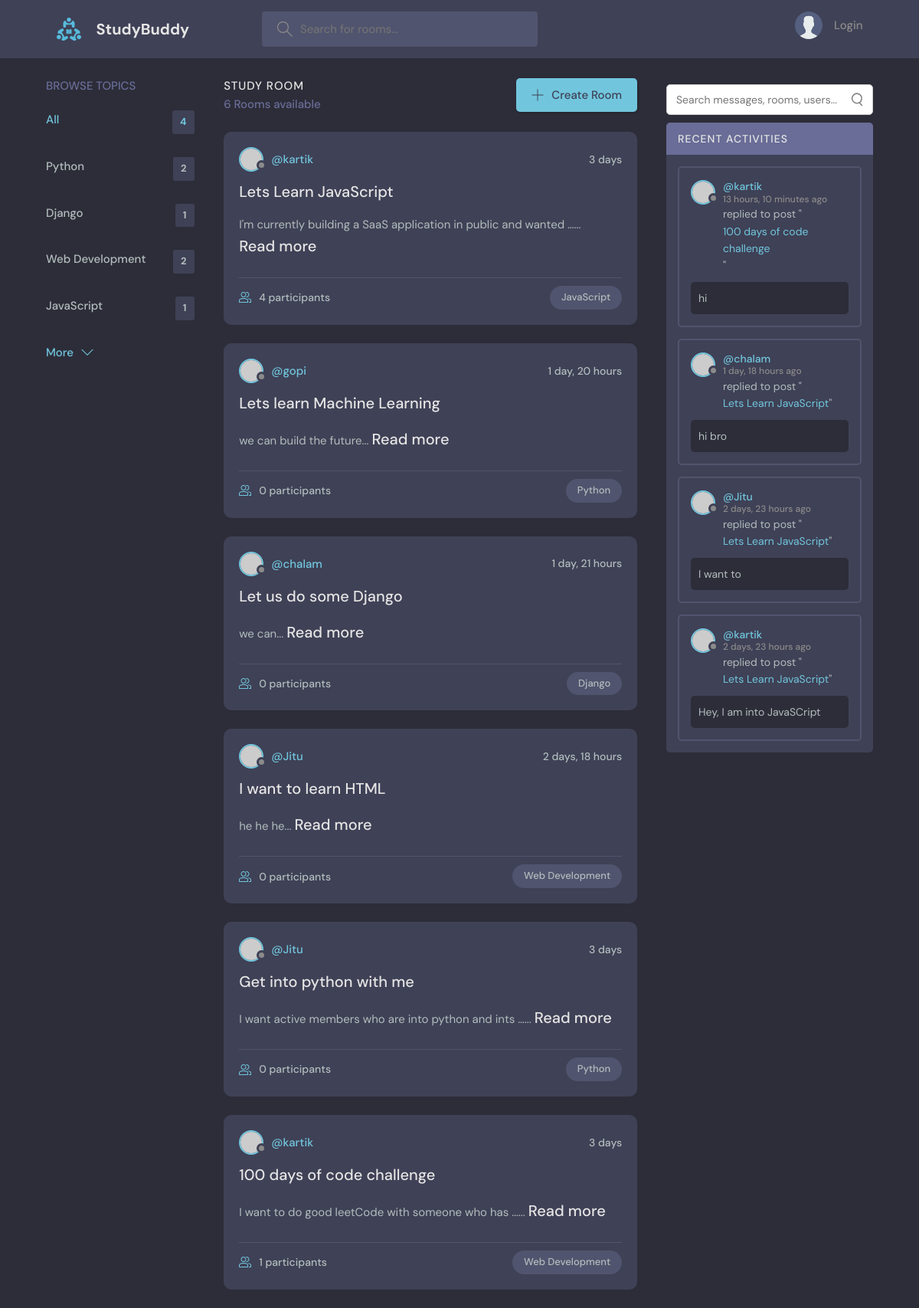
The page / on the database its author committed.
### base/models.py (models this page shows, shortened)
class Topic(models.Model):
    name = models.CharField(max_length=200)
    views = models.IntegerField(default=0)

class Room(models.Model):
    host = models.ForeignKey(User, on_delete=models.SET_NULL, null=True)
    topic =  models.ForeignKey(Topic, on_delete=models.SET_NULL, null=True)
    name = models.CharField(max_length=200)
    description = models.TextField(null=True, blank=True)
    participants = models.ManyToManyField(User, related_name='participants', blank=True)
    updated = models.DateTimeField(auto_now=True)
    created = models.DateTimeField(auto_now_add=True)
    id = models.BigAutoField(primary_key=True)
    class Meta:
        ordering = ['-updated', '-created']

class Message(models.Model):
    user = models.ForeignKey(User, on_delete=models.CASCADE)
    room = models.ForeignKey(Room, on_delete=models.CASCADE)
    body = models.TextField()
    updated = models.DateTimeField(auto_now=True)
    created = models.DateTimeField(auto_now_add=True)

### base/views.py (the view)
# urls.py: path("", views.home, name="home"),
def home(request):
    q = request.GET.get('q') if request.GET.get('q') else ''
    q_message = request.GET.get('q_message') if request.GET.get('q_message') else ''
    if q:
        rooms = Room.objects.filter(
            Q(topic__name__icontains=q) |
            Q(name__icontains=q) |
            Q(description__icontains=q) |
            Q(host__username__icontains=q)
        ).distinct().order_by('-updated')
    else:
        rooms = Room.objects.all().order_by('-updated')
    if q_message:
        room_messages = Message.objects.filter(
            Q(room__topic__name__icontains=q_message) |
            Q(room__name__icontains=q_message) |
            Q(body__icontains=q_message) |
            Q(user__username__icontains=q_message)
        ).order_by('updated', '-created')
    else:
        room_messages = Message.objects.filter(Q(room__topic__name__icontains=q)).order_by('-created')[:5]
    topics = Topic.objects.order_by('-views')[:5]
    room_count = rooms.count()
    context = {
        'rooms': rooms,
        'topics': topics,
        'room_count': room_count,
        'room_messages': room_messages
    }
    return render(request, 'base/home.html', context)

### base/templates/base/home.html (shortened to what this page needs)
{%extends 'main.html'%}
{%block content%}
   <main class="layout layout--3">
      <div class="container">
        {% include 'base/topics_component.html' %}
        <div class="roomList">
          <div class="roomList__header">
            <div>
              <h2>Study Room</h2>
              <p>{{room_count}} Rooms available</p>
            </div>
            <a class="btn btn--main" href="create-room.html">
              <svg version="1.1" xmlns="http://www.w3.org/2000/svg" width="32" height="32" viewBox="0 0 32 32">
                <title>add</title>
                <path
                  d="M16.943 0.943h-1.885v14.115h-14.115v1.885h14.115v14.115h1.885v-14.115h14.115v-1.885h-14.115v-14.115z"
                ></path>
              </svg>
              Create Room
            </a>
          </div>
          {%include 'base/feed_component.html'%}
        </div>
         {%include 'base/activity_component.html'%}
      </div>
    </main>
{%endblock%}

### base/templates/base/topics_component.html
<div class="topics">
    <div class="topics__header">
      <h2>Browse Topics</h2>
    </div>
    <ul class="topics__list">
      <li>
        <a href="{% url 'home'%}" class="active">All <span>{{topics.count}}</span></a>
      </li>
      {% for topic in topics %}
      <li>
        <a href="{%url 'home'%}?q={{topic.name}}">{{topic.name}} <span>{{topic.room_set.all.count}}</span></a>
      </li>
      {%endfor%}
    </ul>
    <a class="btn btn--link" href="topics.html">
      More
      <svg version="1.1" xmlns="http://www.w3.org/2000/svg" width="32" height="32" viewBox="0 0 32 32">
        <title>chevron-down</title>
        <path d="M16 21l-13-13h-3l16 16 16-16h-3l-13 13z"></path>
      </svg>
    </a>
  </div>

### base/templates/base/feed_component.html (shortened to what this page needs)
{% for room in rooms %}
<div class="roomListRoom">
    <div class="roomListRoom__header">
      <a href="{%url 'user-profile' room.host.id%}.html" class="roomListRoom__author">
        <div class="avatar avatar--small">
          <img src="https://randomuser.me/api/portraits/women/11.jpg" />
        </div>
        <span>@{{room.host.username}}</span>
      </a>
      <div class="roomListRoom__actions">
        <span>{{room.created | timesince}}</span>
      </div>
    </div>
    <div class="roomListRoom__content">
      <a href="{%url 'room' room.id%}">{{room.name}}</a>
      <p id="desc-{{ room.id }}">
        {{ room.description|truncatewords:10 }}...
        {% if room.description|length > 0 %}
          <a href="javascript:void(0);" onclick="handleDescriptionToggle({{ room.id }})">Read more</a>
        {% endif %}
      </p>
    </div>
    <div class="roomListRoom__meta">
      <a href="{%url 'room' room.id%}" class="roomListRoom__joined">
        {{room.participants.all.count}} participants
      </a>
      <p class="roomListRoom__topic">{{room.topic.name}}</p>
    </div>
  </div>
  {%endfor %}

### base/templates/base/activity_component.html (shortened to what this page needs)
 <div>
  <div style="display: flex; justify-content: flex-start; align-items: center; gap: 8px; margin: 10px 0;">
    <form method="GET" action="{% url 'home' %}" style="width: 100%;">
      <div style="position: relative; width: 100%;">
        <input
          type="text"
          name="q_message"
          value="{{ request.GET.q_message }}"
          placeholder="Search messages, rooms, users..."
          style="width: 100%; padding: 10px 40px 10px 12px; border-radius: 5px; border: 1px solid #ccc; font-size: 14px;"
        />
      </div>
    </form>
  </div>
<div class="activities">
  <div class="activities__header">
    <h2>Recent Activities</h2>
  </div>
  {% for message in room_messages %}
  <div class="activities__box">
    <div class="activities__boxHeader roomListRoom__header">
      <a href="{% url 'user-profile' message.user.id %}" class="roomListRoom__author">
        <div class="avatar avatar--small">
          <img src="https://randomuser.me/api/portraits/men/13.jpg" />
        </div>
        <p>
          @{{ message.user.username }}
          <span>{{ message.created|timesince }} ago</span>
        </p>
      </a>
    </div>
    <div class="activities__boxContent">
      <p>replied to post "<a href="{% url 'room' message.room.id %}">{{ message.room.name }}</a>"</p>
      <div class="activities__boxRoomContent">
        {{ message.body }}
      </div>
    </div>
  </div>
  {% empty %}
  <p>No recent messages found.</p>
  {% endfor %}
</div>
</div>

### rows shown on the page
Topic: name "Python", room_set.all.count "2"
Topic: name "Django", room_set.all.count "1"
Topic: name "Web Development", room_set.all.count "2"
Topic: name "JavaScript", room_set.all.count "1"
Room: host.username "kartik", created "3 days", name "Lets Learn JavaScript", description "I'm currently building a SaaS application in public and wanted …", participants.all.count "4", topic.name "JavaScript"
Room: host.username "gopi", created "1 day, 20 hours", name "Lets learn Machine Learning", description "we can build the future", participants.all.count "0", topic.name "Python"
Room: host.username "chalam", created "1 day, 21 hours", name "Let us do some Django", description "we can", participants.all.count "0", topic.name "Django"
Room: host.username "Jitu", created "2 days, 18 hours", name "I want to learn HTML", description "he he he", participants.all.count "0", topic.name "Web Development"
Room: host.username "Jitu", created "3 days", name "Get into python with me", description "I want active members who are into python and ints …", participants.all.count "0", topic.name "Python"
Room: host.username "kartik", created "3 days", name "100 days of code challenge", description "I want to do good leetCode with someone who has …", participants.all.count "1", topic.name "Web Development"
Message: user.username "kartik", created "13 hours, 10 minutes", room.name "100 days of code challenge", body "hi"
Message: user.username "chalam", created "1 day, 18 hours", room.name "Lets Learn JavaScript", body "hi bro"
Message: user.username "Jitu", created "2 days, 23 hours", room.name "Lets Learn JavaScript", body "I want to"
Message: user.username "kartik", created "2 days, 23 hours", room.name "Lets Learn JavaScript", body "Hey, I am into JavaSCript"

### other values the page prints
{{ topics.count }} "4"
{{ room_count }} "6"
